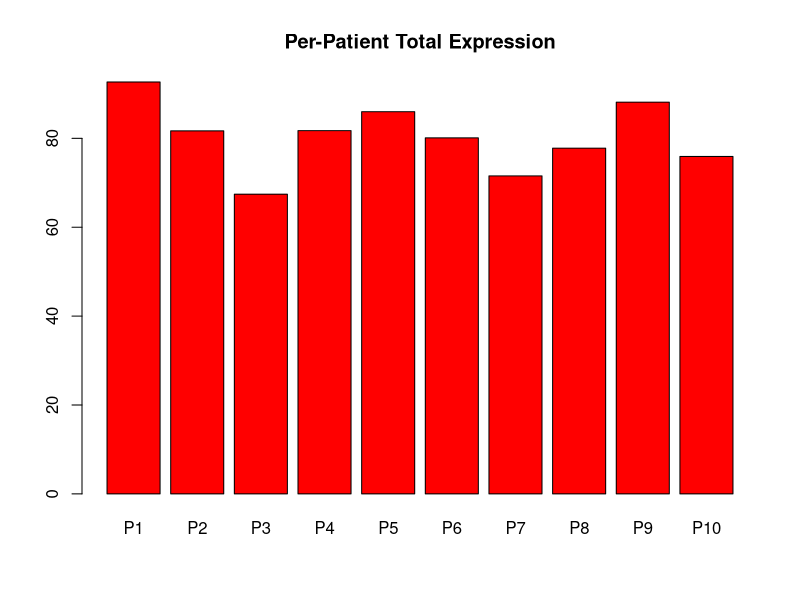

Source code (R):
# ------------------------------------------------------------
# Pilot Study: 8 genes × 10 patients

set.seed(123)  # for reproducibility

#Generate Dataset ----------------------------------------
patient_id <- paste0("P", 1:10)
status <- sample(c("Responder", "Non-Responder"), size = 10, replace = TRUE)

# simulate expression (normal distribution, mean=10, sd=3)
gene_data <- matrix(rnorm(10 * 8, mean = 10, sd = 3), nrow = 10, ncol = 8)
colnames(gene_data) <- paste0("G", 1:8)

expr <- data.frame(patient_id, status, gene_data)

cat("Dataset generated:\n")
print(expr)
cat("\n------------------------------------------------------------\n")

# 1. Structure & summary -------------------------------------
cat("Structure of expr:\n")
str(expr)
cat("\nSummary of gene columns:\n")
print(summary(expr[, 3:10]))
cat("\n------------------------------------------------------------\n")

# 2. Per-gene overall means ---------------------------------
gene_means <- colMeans(expr[, 3:10])
cat("Per-gene overall means:\n")
print(gene_means)
cat("Top 2 highest-mean genes:\n")
print(sort(gene_means, decreasing = TRUE)[1:2])
cat("\n------------------------------------------------------------\n")

# 3. Responder vs Non-Responder means (tapply) --------------
group_means <- sapply(expr[, 3:10], function(g) tapply(g, expr$status, mean))
cat("Responder vs Non-Responder means:\n")
print(group_means)
cat("\n------------------------------------------------------------\n")

# 4. Genes higher in Responders ------------------------------
higher_in_resp <- names(which(group_means["Responder", ] > group_means["Non-Responder", ]))
cat("Genes higher in Responders:\n")
print(higher_in_resp)
cat("\n------------------------------------------------------------\n")

# 5. Total expression per patient ----------------------------
expr$total <- rowSums(expr[, 3:10])
cat("Total expression per patient:\n")
print(expr[, c("patient_id", "total")])
cat("\n------------------------------------------------------------\n")

# 6. Label HighExpr if total > median ------------------------
median_total <- median(expr$total)
expr$HighExpr <- ifelse(expr$total > median_total, "HighExpr", "LowExpr")
cat("HighExpr / LowExpr count per group:\n")
print(table(expr$status, expr$HighExpr))
cat("\n------------------------------------------------------------\n")

# 7. Patient with highest total ------------------------------
cat("Patient with highest total:\n")
print(expr[which.max(expr$total), ])
cat("\n------------------------------------------------------------\n")

# 8. Per-gene variance ---------------------------------------
gene_vars <- apply(expr[, 3:10], 2, var)
cat("Per-gene variance:\n")
print(gene_vars)
cat("Top 2 most variable genes:\n")
top_var_genes <- names(sort(gene_vars, decreasing = TRUE)[1:2])
print(top_var_genes)
cat("\n------------------------------------------------------------\n")

# 9. Highest single patient × gene ---------------------------
which_max <- which(expr[, 3:10] == max(expr[, 3:10]), arr.ind = TRUE)
cat("Patient × gene combination with highest single value:\n")
print(expr[which_max[1], 1:2])   # patient & status
cat("Gene:", colnames(expr)[2 + which_max[2]], "\n")
cat("Value:", max(expr[, 3:10]), "\n")
cat("\n------------------------------------------------------------\n")

# 10. Responder-only means vs overall ------------------------
resp_means <- colMeans(expr[expr$status == "Responder", 3:10])
cat("Responder-only per-gene means:\n")
print(resp_means)
cat("Comparison to overall means:\n")
print(data.frame(overall = gene_means, responder_only = resp_means))
cat("\n------------------------------------------------------------\n")

# 11. Rename G4 to G4A --------------------------------------
colnames(expr)[colnames(expr) == "G4"] <- "G4A"
cat("G4 renamed to G4A, columns now:\n")
print(colnames(expr))
cat("\n------------------------------------------------------------\n")

# 12. Create gene_mat (10×8) --------------------------------
gene_mat <- as.matrix(expr[, 3:10])
rownames(gene_mat) <- expr$patient_id
cat("gene_mat created (first 5 rows):\n")
print(gene_mat[1:5, ])
cat("\n------------------------------------------------------------\n")

# 13. Row & column means -------------------------------------
row_means <- rowMeans(gene_mat)
col_means <- colMeans(gene_mat)
cat("Row means (first 5 patients):\n")
print(row_means[1:5])
cat("Column means:\n")
print(col_means)
cat("\n------------------------------------------------------------\n")

# 14. Create list "study" -----------------------------------
study <- list(expr = expr, genes = gene_mat)

# 15. Extract G1 expression for Non-Responders ---------------
cat("G1 expression for Non-Responders:\n")
print(study$expr$G1[study$expr$status == "Non-Responder"])
cat("\n------------------------------------------------------------\n")

# 16. Threshold gene_mat (<5 → 0) ----------------------------
before <- sum(gene_mat < 5)
gene_mat[gene_mat < 5] <- 0
after <- sum(gene_mat == 0)
changed <- after - before
cat("Number of entries changed to zero (<5):", changed, "\n")
cat("\n------------------------------------------------------------\n")

# 17. Responder vs Non-Responder means post-threshold --------
group_means_thresh <- sapply(as.data.frame(gene_mat), function(g) tapply(g, expr$status, mean))
cat("Responder vs Non-Responder means post-threshold:\n")
print(group_means_thresh)
cat("\n------------------------------------------------------------\n")

# 18. Barplot per-patient totals -----------------------------
barplot(expr$total, names.arg = expr$patient_id,
        col = "Red", main = "Per-Patient Total Expression")

# 19. Remove lowest-total patient ----------------------------
lowest_idx <- which.min(expr$total)
expr_removed <- expr[-lowest_idx, ]
cat("Mean total per group after removing lowest-total patient:\n")
print(tapply(expr_removed$total, expr_removed$status, mean))
cat("\n------------------------------------------------------------\n")

# 20. 2-paragraph interpretation -------------------
cat("\nINTERPRETATION:\n\n")
cat("In this pilot study of 10 patients, several genes appeared to show differential ",
    "expression between Responders and Non-Responders. The overall analysis suggested ",
    "that genes such as ", paste(higher_in_resp, collapse = ", "),
    " were more highly expressed in Responders. This pattern indicates that these genes ",
    "could be biologically associated with treatment response. Importantly, these findings ",
    "are supported by the per-group means, where the Responder averages were consistently ",
    "higher than Non-Responders for selected genes. In addition, the computation of variances ",
    "highlighted that ", paste(top_var_genes, collapse = " and "),
    " are the most variable across patients, pointing toward heterogeneous regulation ",
    "that could influence their predictive power.\n\n", sep="")

cat("When we examined per-patient totals, we found that a few patients had markedly ",
    "higher aggregate expression across all eight genes, and these tended to fall in the ",
    "Responder group. Thresholding values below five to zero did not substantially change ",
    "the overall conclusions, suggesting that the observed differences are robust rather ",
    "than being driven by small, low-expression noise. Together, these findings suggest ",
    "that specific genes consistently elevated in Responders may serve as early indicators ",
    "of therapeutic benefit. However, as this is a small pilot study, these signals must ",
    "be interpreted cautiously, and confirmation in a larger, independent dataset will ",
    "be necessary before drawing firm biological or clinical conclusions.\n")